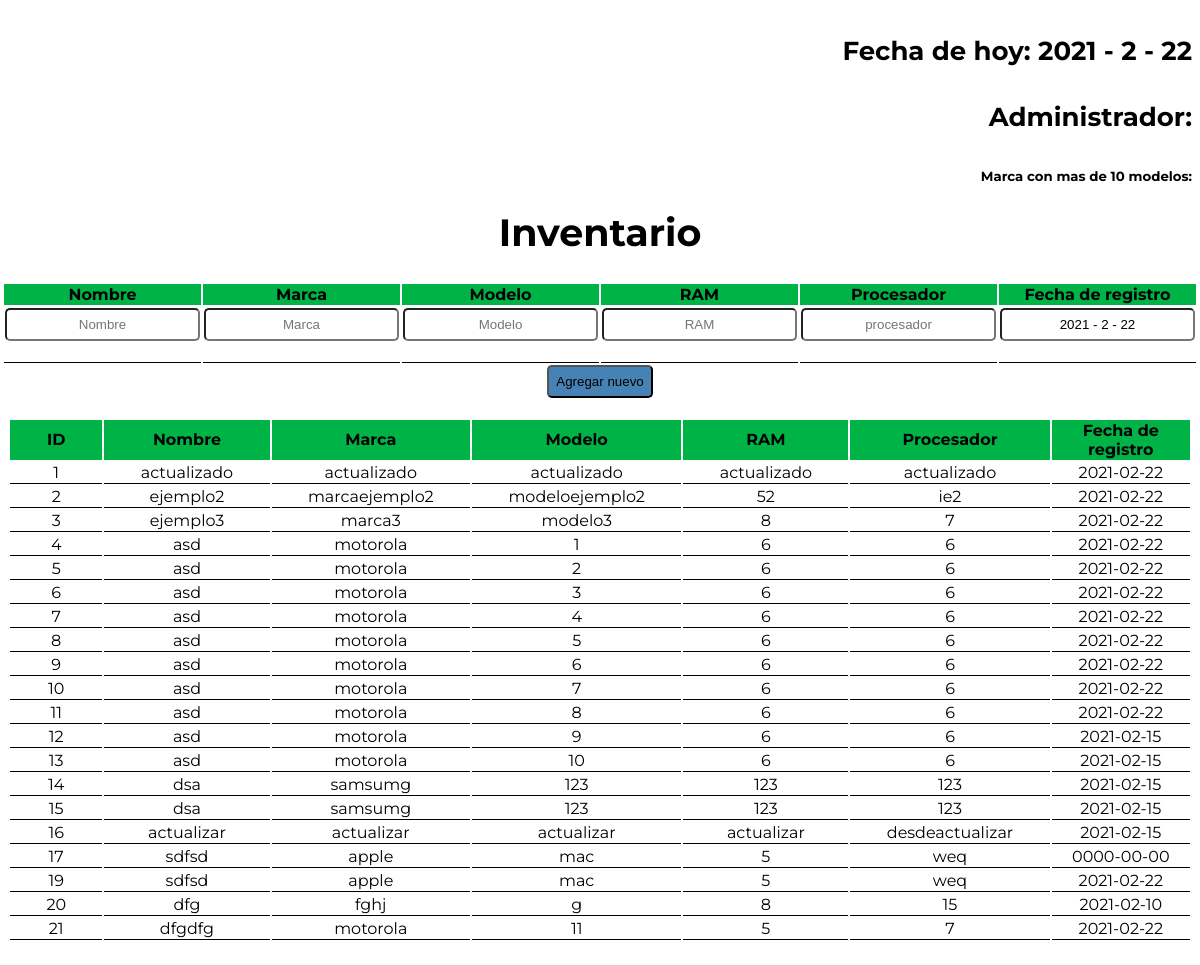
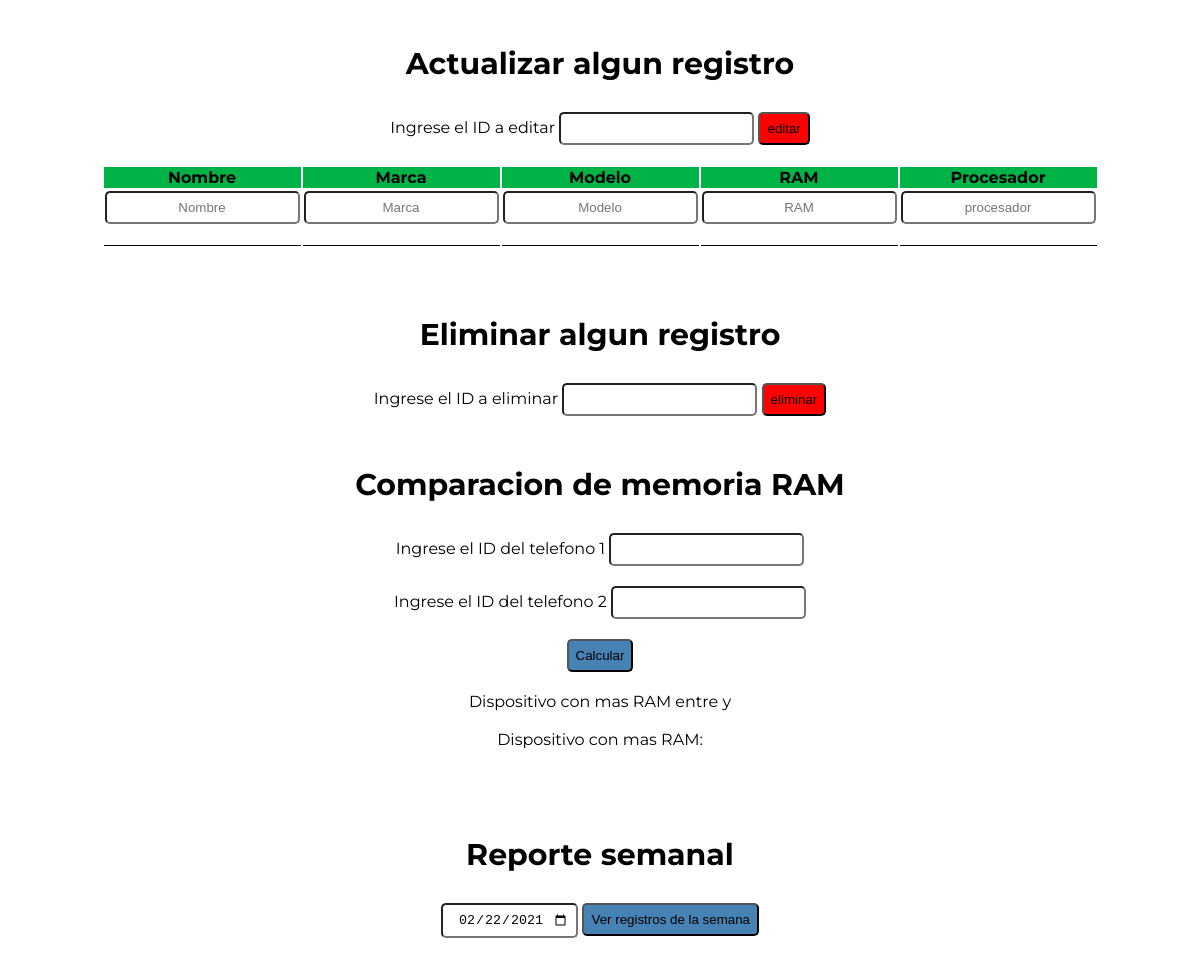
/app/Views/almacen.php, run on the app's committed database (2 pictures, top to bottom).
### tables this page shows
CREATE TABLE `celulares` (
  `ID` int(5) NOT NULL,
  `NOMBRE` varchar(30) NOT NULL,
  `MARCA` varchar(30) NOT NULL,
  `MODELO` varchar(30) NOT NULL,
  `RAM` varchar(30) NOT NULL,
  `PROCESADOR` varchar(30) NOT NULL,
  `FECHA_REG` date NOT NULL DEFAULT current_timestamp()
);

### app/Views/almacen.php (the view, shortened to what this page needs)
<?php
$host="localhost";
$user="root";
$contra="";
$base="inventariocelulares";
$conex = mysqli_connect($host, $user, $contra, $base);
$consulta = "SELECT * FROM celulares";
$resultado = mysqli_query($conex,$consulta);
?>
<!doctype html>
<html lang="en">
<head>
    <link rel="stylesheet" type="text/css" href="public/CSS/estilos.css">
</head>
<body>
<h4 style="text-align: right">Fecha de hoy: <?php echo $_SESSION["hoy"] = date("Y - n - j");   ?></h4>
<h4 style="text-align: right">Administrador: <?php echo $_SESSION["admin"] ?></h4>
<h5 style="text-align: right">Marca con mas de 10 modelos: <?php if (isset($_SESSION["masmodelos"])) echo $_SESSION["masmodelos"]; ?></h5>
<h1 class="centrar-texto">Inventario</h1>
<form class="formulario" method="POST" action="http://localhost/moviles/index.php?controller=sistema&action=registrarCelular">
    <table class="table-registro">
        <tr>
            <th>Nombre</th>
            <th>Marca</th>
            <th>Modelo</th>
            <th>RAM</th>
            <th>Procesador</th>
            <th>Fecha de registro</th>
        </tr>
        <tr>
            <td>
                <input type="text" name="nombre" class="centrar-texto" placeholder="Nombre" required>
            <td>
                <input type="text" name="marca" class="centrar-texto" placeholder="Marca" required>
            </td>
            <td>
                <input type="text" name="modelo" class="centrar-texto" placeholder="Modelo" required>
            </td>
            <td>
                <input type="text" name="ram" class="centrar-texto" placeholder="RAM" required>
            </td>
            <td>
                <input type="text" name="procesador" class="centrar-texto" placeholder="procesador" required>
            </td>
            <td>
                <input type="text" name="fecha" class="centrar-texto" value="<?php echo $_SESSION["hoy"] = date("Y - n - j");   ?>" readonly>
            </td>
        </tr>
    </table>
<input type="submit"  value="Agregar nuevo" class="boton">
</form>
<table class="table">
    <tr>
<th>ID</th>
        <th>Nombre</th>
        <th>Marca</th>
        <th>Modelo</th>
        <th>RAM</th>
        <th>Procesador</th>
        <th>Fecha de registro</th>
    </tr>
    <?php
    while ($row = mysqli_fetch_assoc($resultado)){?>
        <tr>
        <td >
            <?php echo $row["ID"]; ?>
        </td>
        <td  >
            <?php echo $row["NOMBRE"]; ?>
        <td >
                <?php echo $row["MARCA"]; ?>
        </td>
        <td  >
           <?php echo $row["MODELO"]; ?>
        </td>
        <td >
            <?php echo $row["RAM"]; ?>
        </td>
        <td >
            <?php echo $row["PROCESADOR"]; ?>
        </td>
            <td>
<?php echo $row["FECHA_REG"]; ?>
            </td>
        </tr>
<?php
    }
    ?>
</table>
<br><br>
<h3 class="centrar-texto">Actualizar algun registro</h3>
<form class="formulario" method="POST" action="http://localhost/moviles/index.php?controller=sistema&action=actualizar">
    <label>Ingrese el ID a editar</label>
    <input type="number" size="3" name="id">
    <input type="submit" value="editar" class="boton-rojo"><br>
    <table class="table-registro">
        <tr>
            <th>Nombre</th>
            <th>Marca</th>
            <th>Modelo</th>
            <th>RAM</th>
            <th>Procesador</th>
        </tr>
        <tr>
            <td>
                <input type="text" name="nombre" class="centrar-texto" placeholder="Nombre" required>
            <td>
                <input type="text" name="marca" class="centrar-texto" placeholder="Marca" required>
            </td>
            <td>
                <input type="text" name="modelo" class="centrar-texto" placeholder="Modelo" required>
            </td>
            <td>
                <input type="text" name="ram" class="centrar-texto" placeholder="RAM" required>
            </td>
            <td>
                <input type="text" name="procesador" class="centrar-texto" placeholder="procesador" required>
            </td>
        </tr>
    </table>
</form>
<br><br>
<h3 class="centrar-texto">Eliminar algun registro</h3>
<form class="formulario" method="POST" action="http://localhost/moviles/index.php?controller=sistema&action=eliminarRegistro">
<label>Ingrese el ID a eliminar</label>
    <input type="number"size="3" name="id">
    <input type="submit" value="eliminar" class="boton-rojo">
</form>
<form class="formulario" action="http://localhost/moviles/index.php?controller=sistema&action=comparacionRAM" method="POST">
    <h3>Comparacion de memoria RAM</h3>
    <label>Ingrese el ID del telefono 1</label>
    <input type="number"size="3" name="id1">
<br>
    <label>Ingrese el ID del telefono 2</label>
    <input type="number"size="3" name="id2">
    <br>
    <input type="submit" value="Calcular" class="boton">
</form>
<center>
<label class="centrar-texto">Dispositivo con mas RAM entre <?php if (isset($_SESSION["nombre1"])) echo $_SESSION["nombre1"]; ?> y <?php if (isset($_SESSION["nombre2"])) echo $_SESSION["nombre2"]; ?></label>
<br><br>
<label class="centrar-texto">Dispositivo con mas RAM: <?php if (isset($_SESSION["mayor"])) echo $_SESSION["mayor"]; ?></label>
</center>
<br><br><br>
<h3 class="centrar-texto">Reporte semanal</h3>
<form class="formulario" method="POST" action="http://localhost/moviles/index.php?controller=sistema&action=filtrar">
    <input type="date" value="2021-02-22" name="semana">
    <input type="submit" class="boton" value="Ver registros de la semana">
</form>
</body>
</html>

### public/CSS/estilos.css (style rules this page uses)
html { box-sizing: border-box; font-size: 62.5%; }
*, *:before, *:after { box-sizing: inherit; }
body { font-family: 'Montserrat', sans-serif; font-size: 1.6rem; }
h1 { font-size: 3.8rem; font-family: 'Montserrat', sans-serif; }
h3 { font-size: 3rem; }
h4 { font-size: 2.6rem; }
.formulario { text-align: center; }
.formulario input { margin-bottom: 2rem; border-radius: 5px; padding: .7rem; }
.centrar-texto { text-align: center; }
.boton { font-weight: 300; padding: .5rem; border-radius: 1rem; background-color: #4682b4; color: black; }
.boton-rojo { font-weight: 300; padding: .5rem; border-radius: 1rem; background-color: #ff0000; color: black; }
@media (min-width: 768px) { .table-registro { display: flex; justify-content: center; text-align: center; } }
@media (min-width: 768px) { .table { text-align: center; width: 100%; } }
@media (min-width: 768px) { tr { text-align: center; } }
@media (min-width: 768px) { th { background-color: #00b347; } }
@media (min-width: 768px) { td { border-bottom: 1px solid #000000; text-align: center; width: 0%; } }
@media (min-width: 768px) { input { text-align: center; } }

### data on the page
celulares: ID "1", NOMBRE "actualizado", MARCA "actualizado", MODELO "actualizado", RAM "actualizado", PROCESADOR "actualizado", FECHA_REG "2021-02-22"
celulares: ID "2", NOMBRE "ejemplo2", MARCA "marcaejemplo2", MODELO "modeloejemplo2", RAM "52", PROCESADOR "ie2", FECHA_REG "2021-02-22"
celulares: ID "3", NOMBRE "ejemplo3", MARCA "marca3", MODELO "modelo3", RAM "8", PROCESADOR "7", FECHA_REG "2021-02-22"
celulares: ID "4", NOMBRE "asd", MARCA "motorola", MODELO "1", RAM "6", PROCESADOR "6", FECHA_REG "2021-02-22"
celulares: ID "5", NOMBRE "asd", MARCA "motorola", MODELO "2", RAM "6", PROCESADOR "6", FECHA_REG "2021-02-22"
celulares: ID "6", NOMBRE "asd", MARCA "motorola", MODELO "3", RAM "6", PROCESADOR "6", FECHA_REG "2021-02-22"
celulares: ID "7", NOMBRE "asd", MARCA "motorola", MODELO "4", RAM "6", PROCESADOR "6", FECHA_REG "2021-02-22"
celulares: ID "8", NOMBRE "asd", MARCA "motorola", MODELO "5", RAM "6", PROCESADOR "6", FECHA_REG "2021-02-22"
celulares: ID "9", NOMBRE "asd", MARCA "motorola", MODELO "6", RAM "6", PROCESADOR "6", FECHA_REG "2021-02-22"
celulares: ID "10", NOMBRE "asd", MARCA "motorola", MODELO "7", RAM "6", PROCESADOR "6", FECHA_REG "2021-02-22"
celulares: ID "11", NOMBRE "asd", MARCA "motorola", MODELO "8", RAM "6", PROCESADOR "6", FECHA_REG "2021-02-22"
celulares: ID "12", NOMBRE "asd", MARCA "motorola", MODELO "9", RAM "6", PROCESADOR "6", FECHA_REG "2021-02-15"
celulares: ID "13", NOMBRE "asd", MARCA "motorola", MODELO "10", RAM "6", PROCESADOR "6", FECHA_REG "2021-02-15"
celulares: ID "14", NOMBRE "dsa", MARCA "samsumg", MODELO "123", RAM "123", PROCESADOR "123", FECHA_REG "2021-02-15"
celulares: ID "15", NOMBRE "dsa", MARCA "samsumg", MODELO "123", RAM "123", PROCESADOR "123", FECHA_REG "2021-02-15"
celulares: ID "16", NOMBRE "actualizar", MARCA "actualizar", MODELO "actualizar", RAM "actualizar", PROCESADOR "desdeactualizar", FECHA_REG "2021-02-15"
celulares: ID "17", NOMBRE "sdfsd", MARCA "apple", MODELO "mac", RAM "5", PROCESADOR "weq", FECHA_REG "0000-00-00"
celulares: ID "19", NOMBRE "sdfsd", MARCA "apple", MODELO "mac", RAM "5", PROCESADOR "weq", FECHA_REG "2021-02-22"
celulares: ID "20", NOMBRE "dfg", MARCA "fghj", MODELO "g", RAM "8", PROCESADOR "15", FECHA_REG "2021-02-10"
celulares: ID "21", NOMBRE "dfgdfg", MARCA "motorola", MODELO "11", RAM "5", PROCESADOR "7", FECHA_REG "2021-02-22"
